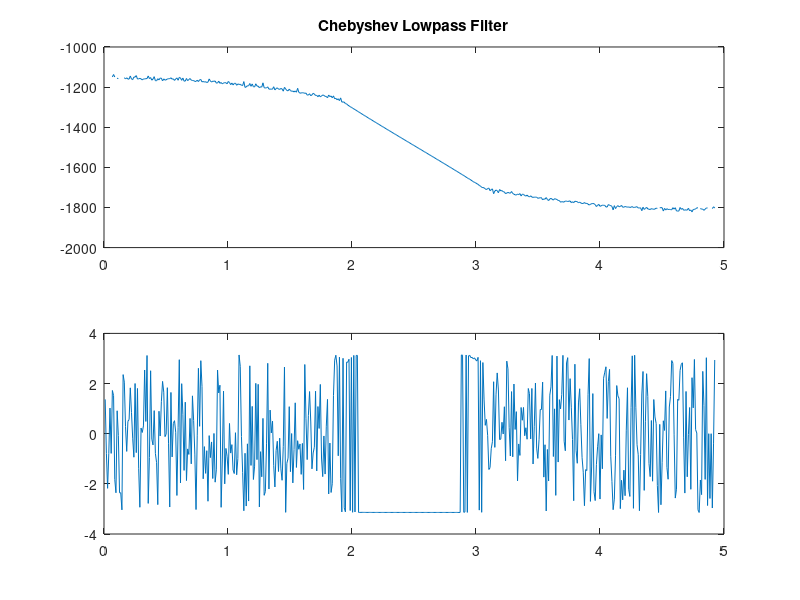

MATLAB code for this plot:
Ws = 0.2;
Wp = 0.1;
rp = 35;
rs = 800;
[n,Wp] = cheb1ord(Wp,Ws,rp,rs);
[b,a] = cheby1(n,rp,Wp,'low');
[h,w]=freqz(b,a); %frequency response
%[h,w]=freqs(b,a); %frequency response
%s and z domain
subplot(2,1,1);
plot((w/2*pi), 20*log10(abs(h)));
title(sprintf('Chebyshev Lowpass Filter'));
%xlabel('');
%ylabel('');
subplot(2,1,2);
plot((w/2*pi), angle(h));